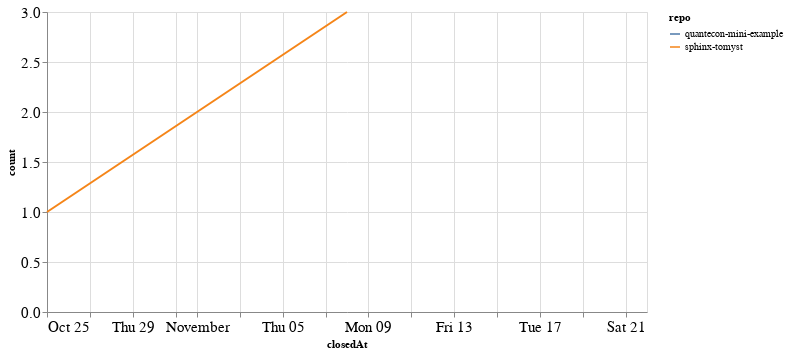

This figure's notebook cell:
### Code cell
closed_by_time = closed_by.groupby('repo').resample('W', on='closedAt').count()['author'].reset_index()
closed_by_time = closed_by_time.rename(columns={'author': 'count'})

alt.Chart(closed_by_time, width=600).mark_line().encode(
    x='closedAt',
    y='count',
    color='repo',
    tooltip="repo"
)

### Figure 1 — Vega-Lite specification as saved in the notebook (floating-point values rounded to 4 significant figures)
{"config": {"axisLeft": {"labelFontSize": 15}, "axisBottom": {"labelFontSize": 15}}, "data": {"name": "data-9c097fe1e42f30c91bb6060ec05da503"}, "mark": "line", "encoding": {"color": {"type": "nominal", "field": "repo"}, "tooltip": {"type": "nominal", "field": "repo"}, "x": {"type": "temporal", "field": "closedAt"}, "y": {"type": "quantitative", "field": "count"}}, "width": 600, "$schema": "https://vega.github.io/schema/vega-lite/v4.8.1.json", "datasets": {"data-9c097fe1e42f30c91bb6060ec05da503": [{"repo": "quantecon-mini-example", "closedAt": "2020-11-22T00:00:00", "count": 2}, {"repo": "sphinx-tomyst", "closedAt": "2020-10-25T00:00:00", "count": 1}, {"repo": "sphinx-tomyst", "closedAt": "2020-11-01T00:00:00", "count": 2}, {"repo": "sphinx-tomyst", "closedAt": "2020-11-08T00:00:00", "count": 3}]}}
